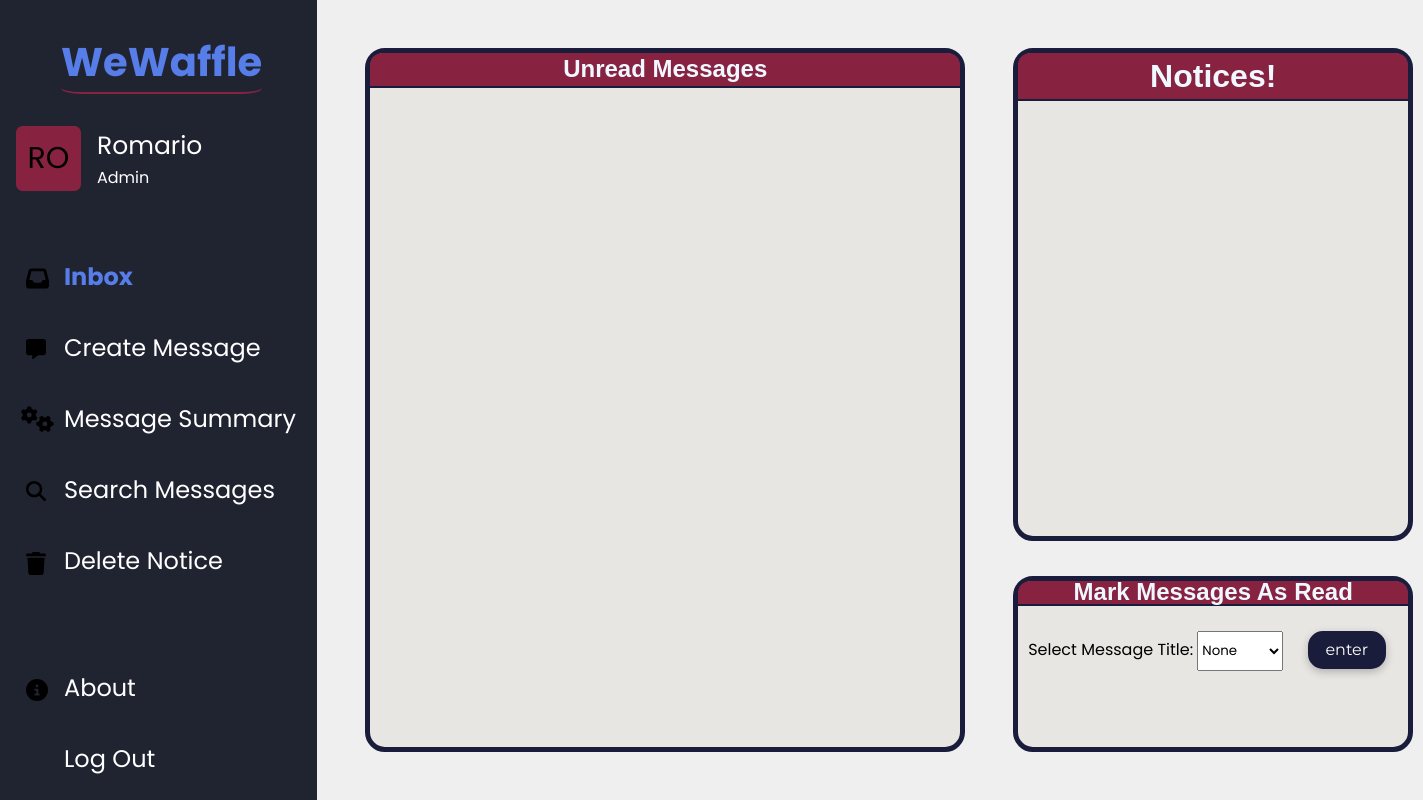
The app's page /message.php (signed in), older data.
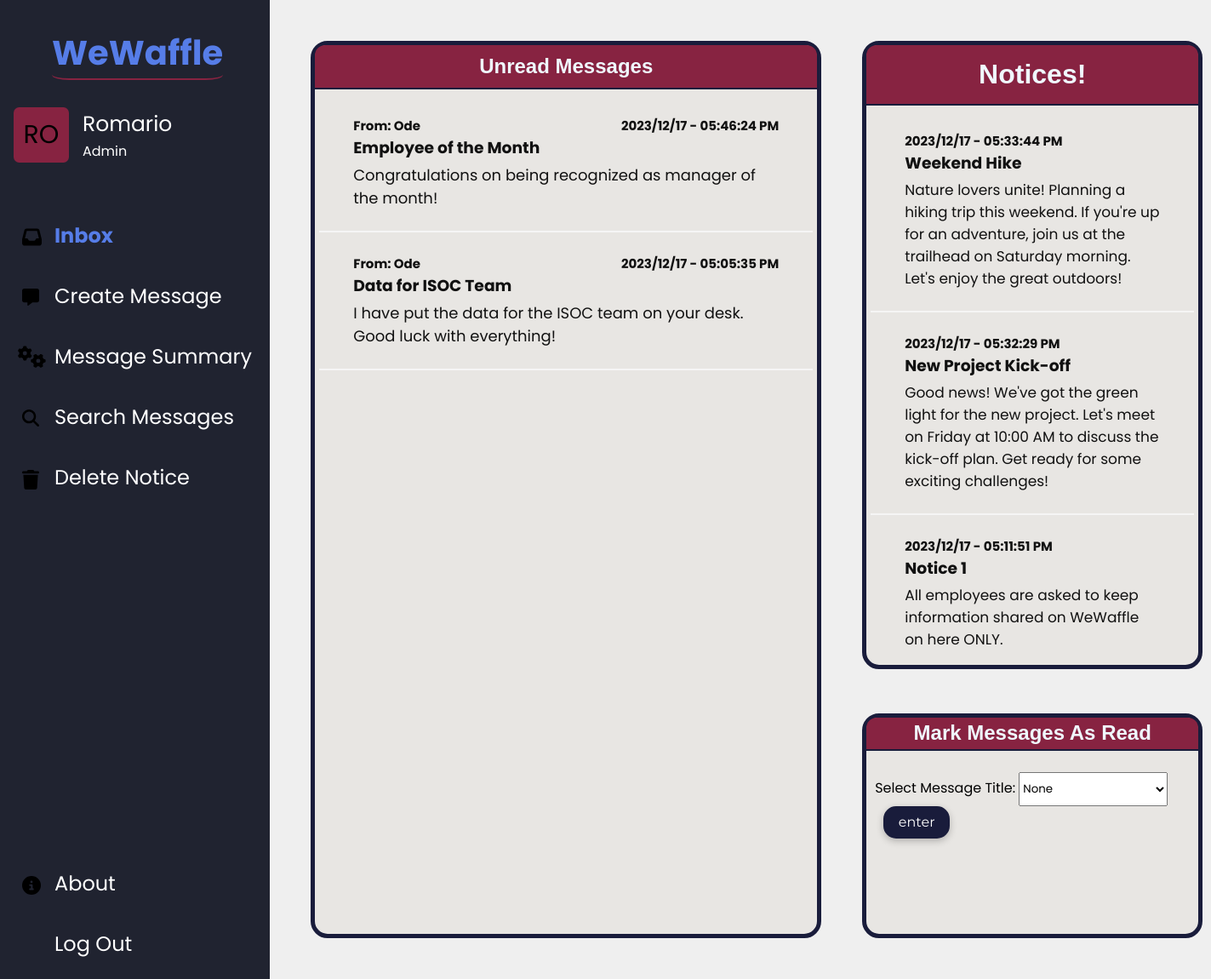
The same page, newer data.
### tables this page shows
CREATE TABLE `message` (
  `sender` varchar(30) NOT NULL,
  `receiver` varchar(30) NOT NULL,
  `messageTitle` varchar(70) NOT NULL,
  `message` varchar(255) NOT NULL,
  `datesent` datetime NOT NULL DEFAULT '0000-00-00 00:00:00' ON UPDATE current_timestamp(),
  `status` varchar(10) NOT NULL DEFAULT 'unread'
);

### message.php (the view, shortened to what this page needs)
<?php
$conn = mysqli_connect("localhost", "root", "", "wewafflesystem");
if (!isset($_SESSION['loggedIn'])) {
    $username = $_POST['username'];
    $password = $_POST['password'];
} else {
    $username = $_SESSION['username'];
}
?>
<!DOCTYPE html>
<html lang="en">
<head>
    <link rel="stylesheet" href="styles.css">
</head>
<body>
    <div class="message-container">
        <div class="menu">
            <div class=menuCompanyName>
                <p>WeWaffle</p>
            </div>
            <div class="userInfo">
                <div class="userProfile">
                    <div class="ProfileBox">
                        <?php echo strtoupper(substr($_SESSION['username'],0,2))  ?>
                    </div>
                    <div class="username">
                        <p id="displayName"><?php echo $_SESSION['username'] ?></p>
                        <p id="displayRole"><?php echo $_SESSION['userRole'] ?> </p>
                    </div>
                </div>
            </div>
            <div class="menuOptions">
                <div class="topMenu">
                    <p id="inbox"><a href="message.php"> <span class ="active-page"> Inbox </span> </a></p>
                    <p id="createMsg"><a href="create_message.php">Create Message</a></p>
                    <p id="msgSummary"><a href="message_summary.php">Message Summary</a></p>
                    <?php
                    if ($_SESSION['userRole'] == "Admin") {
                        echo '<p id="searchMsg"><a href="search_message.php">Search Messages</a></p>';
                        echo '<p id="delNotice"><a href="delete_notice.php">Delete Notice</a></p>';
                    }
                    ?>
                </div>
                <div class="bottomMenu">
                    <p id="about"><a href="about.php">About</a></p>
                    <p id="logout"><a href="logout.php">Log Out</a></p>
                </div>
            </div>
        </div>
        <div class="message-body">
            <div class="inbox-left">
                <div class="inbox-header">
                    <h2> Unread Messages </h2>
                </div>
                <div class="inbox-messages-holder">
                <?php
                    $getmessages = mysqli_query($conn,"SELECT * FROM message WHERE receiver='$username' AND status='unread' ORDER BY datesent DESC");
                        if ($getmessages->num_rows > 0){
                            while($rowMsg=$getmessages->fetch_assoc()){
                                $dateTimeFromDatabase = $rowMsg['datesent'];
                                $dateObject = new DateTime($dateTimeFromDatabase);
                                $timeIn12HourFormat = $dateObject->format('h:i:s A');
                                $dateInYYYYMMDDFormat = $dateObject->format('Y/m/d');
                                echo"
                                        <div class='inbox-messages'>
                                            <div class='message-info'>
                                                <div class='sender'>
                                                    <p>From: ".$rowMsg['sender']."</p>
                                                </div>
                                                <div class='date'>
                                                    <h4>".$dateInYYYYMMDDFormat." - ".$timeIn12HourFormat ."</h4>
                                                </div>
                                            </div>
                                            <div class ='message-title'>
                                                <h3> ".$rowMsg['messageTitle']."</h3>
                                            </div>
                                            <div class ='message-content'>
                                                <p> ".$rowMsg['message']." </p>
                                            </div>
                                        </div>";
                            }
                        }
                ?>
                </div>
            </div>
            <div class="inbox-right">
                <div class="notices">
                    <div class="notices-header">
                        <h1> Notices! </h1>
                    </div>
                    <div class="notices-messages-holder">
                    <?php
                        $getmessages = mysqli_query($conn,"SELECT * FROM message WHERE receiver='everyone' ORDER BY datesent DESC");
                            if ($getmessages->num_rows > 0){
                                while($rowMsg=$getmessages->fetch_assoc()){
                                    $dateTimeFromDatabase = $rowMsg['datesent'];
                                    $dateObject = new DateTime($dateTimeFromDatabase);
                                    $timeIn12HourFormat = $dateObject->format('h:i:s A');
                                    $dateInYYYYMMDDFormat = $dateObject->format('Y/m/d');
                                    echo"
                                            <div class='notice-messages'>
                                                <div class='notice-info'>
                                                    <div class='date'>
                                                        <h4>".$dateInYYYYMMDDFormat." - ".$timeIn12HourFormat ."</h4>
                                                    </div>
                                                </div>
                                                <div class ='notice-title'>
                                                    <h3> ".$rowMsg['messageTitle']."</h3>
                                                </div>
                                                <div class ='notice-content'>
                                                    <p> ".$rowMsg['message']." </p>
                                                </div>
                                            </div>";
                                }
                            }
                    ?>
                    </div>
                </div>
                <div class="mark-read">
                    <div class="mark-read-header">
                        <h2> Mark Messages As Read </h2>
                    </div>
                    <div class="mark-read-function">
                        <form action='./Redirect Pages/return_markread.php' method='POST'>
                                <label for="message-title">Select Message Title: </label>
                                <select name="message-title" id="message-title">
                                    <option value='None'> None</option>
                                </select>
                                <input type="submit" value="enter" name="titleread">
                        </form>
                    </div>
                </div>
           </div>
        </div>
    </div>
</body>
</html>

Row changes from the older to the newer data that the page shows:
added message: sender "Ode", datesent "2023/12/17", datesent "05:46:24 PM", messageTitle "Employee of the Month", message "Congratulations on being recognized as manager of the month!", shown under "Unread Messages"
added message: sender "Ode", datesent "2023/12/17", datesent "05:05:35 PM", messageTitle "Data for ISOC Team", message "I have put the data for the ISOC team on your desk. Good luck with everything!", shown under "Unread Messages"
added message: datesent "2023/12/17", datesent "05:33:44 PM", messageTitle "Weekend Hike", message "Nature lovers unite! Planning a hiking trip this weekend. If you're up for an adventure, join us at the trailhead on Saturday morning. Let's enjoy the great outdoors!", shown under "Notices!"
added message: datesent "2023/12/17", datesent "05:32:29 PM", messageTitle "New Project Kick-off", message "Good news! We've got the green light for the new project. Let's meet on Friday at 10:00 AM to discuss the kick-off plan. Get ready for some exciting challenges!", shown under "Notices!"
added message: datesent "2023/12/17", datesent "05:11:51 PM", messageTitle "Notice 1", message "All employees are asked to keep information shared on WeWaffle on here ONLY.", shown under "Notices!"
